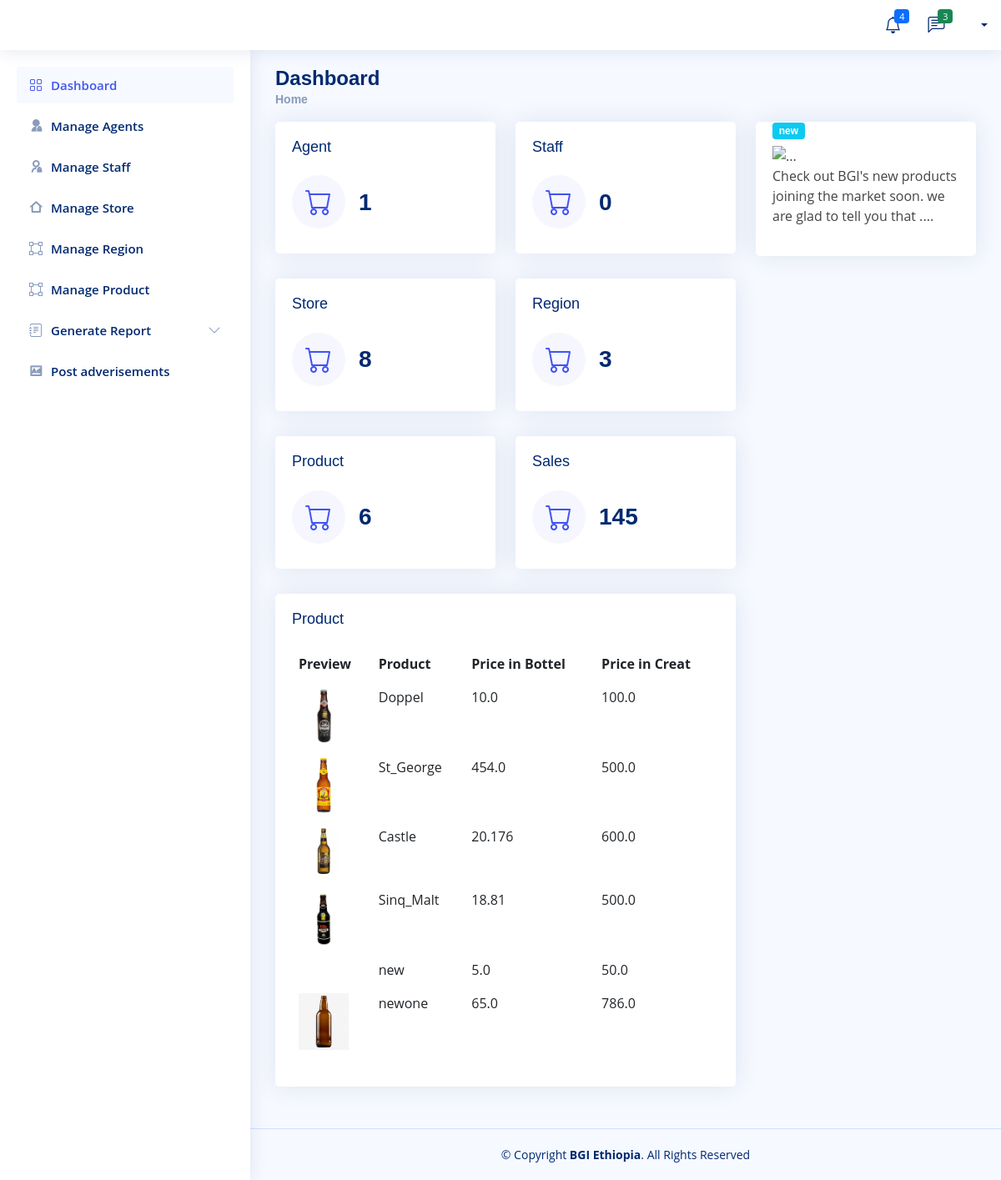
Page /BGI/product_dashboard on the committed database.
### Company/models.py (models this page shows, shortened)
class Product(models.Model):
    Product_Name=models.CharField(max_length=200, null=True)
    img = models.ImageField(null=True,blank=True, upload_to='Product_img/',default='Product_img/castle-beer.jpg')
    Price_in_botle=models.FloatField(null=True,blank=True)
    Price_in_creates=models.FloatField(null=True,blank=True)

### Company/views.py (the view)
# urls.py: path('product_dashboard',views.product_dashboard,name="dashbord-product"),
def product_dashboard(request):
    all_agent = Agent.objects.all()
    S_staff = Company_Store_Manager.objects.all()
    F_staff = Finance_Manager.objects.all()
    total_agent = all_agent.count()
    tottal_staff = S_staff.count() + F_staff.count()
    all_store = Company_Store.objects.all()
    tottal_store = all_store.count()
    all_region = Region.objects.all()
    tottal_region = all_region.count()
    all_product = Product.objects.all()
    tottal_product = all_product.count()
    staff_finance_manager = Finance_Manager.objects.all()
    staff_company_store_manager = Company_Store_Manager.objects.all()
    context = {
        'all_agent' : all_agent,
        'total_agent' :total_agent,
        'tottal_staff' : tottal_staff,
        'all_store' :all_store,
        'all_region' :all_region,
        'tottal_store' : tottal_store,
        'tottal_region': tottal_region,
        'tottal_product' : tottal_product,
        'all_product':all_product,
        'staff_finance_manager' :staff_finance_manager,
        'staff_company_store_manager':staff_company_store_manager,
    }
    return render(request,'Company/dashboard/product.html',context)

### Templates/Company/dashboard/product.html
  {% extends 'Company/dashboard/admin.html'%}
  {% block admin%}
                <div class="card-body">
                    <h5 class="card-title">Product</h5>
                  <table class="table table-borderless">
                    <thead>
                      <tr>
                        <th scope="col">Preview</th>
                        <th scope="col">Product</th>
                        <th scope="col">Price in Bottel</th>
                        <th scope="col">Price in Creat</th>
                      </tr>
                    </thead>
                    <tbody>
                        {% for product in all_product %}
                      <tr>
                        <th scope="row"><a href="#"><img src="{{product.img.url}}" alt="" width="60"></a></th>
                        <td>{{product.Product_Name}}</td>
                        <td>{{product.Price_in_botle}}</td>
                        <td>{{product.Price_in_creates}}</td>
                      </tr>
                      {% endfor %}
                    </tbody>
                  </table>
                </div>
  {% endblock %}

### static/assets/css/style.css (style rules this page uses)
:root { scroll-behavior: smooth; }
body { font-family: "Open Sans", sans-serif; background: #f6f9ff; color: #444444; }
a { color: #4154f1; text-decoration: none; }
h1, h2, h3, h4, h5, h6 { font-family: "Nunito", sans-serif; }
.card-title { padding: 20px 0 15px 0; font-size: 18px; font-weight: 500; color: #012970; font-family: "Poppins", sans-serif; }
.card-body { padding: 0 20px 20px 20px; }

### rows in the picture
Product: img (picture), Product_Name "Doppel", Price_in_botle "10.0", Price_in_creates "100.0"
Product: img (picture), Product_Name "St_George", Price_in_botle "454.0", Price_in_creates "500.0"
Product: img (picture), Product_Name "Castle", Price_in_botle "20.176", Price_in_creates "600.0"
Product: img (picture), Product_Name "Sinq_Malt", Price_in_botle "18.81", Price_in_creates "500.0"
Product: Product_Name "new", Price_in_botle "5.0", Price_in_creates "50.0"
Product: img (picture), Product_Name "newone", Price_in_botle "65.0", Price_in_creates "786.0"

### other values in the picture
{{ total_agent }} "1"
{{ tottal_staff }} "0"
{{ tottal_store }} "8"
{{ tottal_region }} "3"
{{ tottal_product }} "6"
